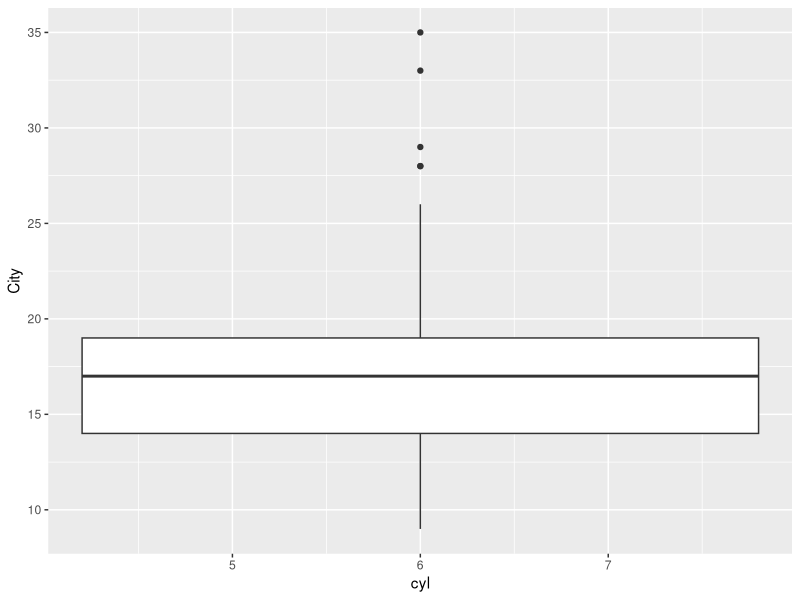
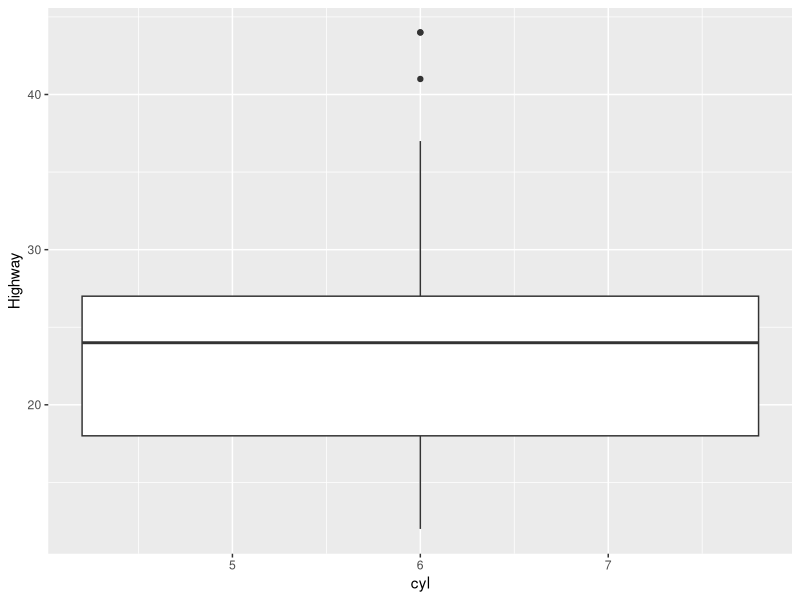

The R source for these figures, in order: (Note: this script raises an error after producing the figures.)
## ---- chunk 1

library(ggplot2)

summary(mpg)

## ---- chunk 2

xTitle<-'Number of Cylinderss'

xVar<-"cyl"
yVarH<-"Highway"
yVarC<-"City"

mpginshwy<-data.frame(mpg[,xVar],mpg$hwy)

colnames(mpginshwy) <- c(xVar, yVarH)

mpginscty<-data.frame(mpg[,xVar],mpg$cty)

colnames(mpginscty) <- c(xVar, yVarC)

plotinshwy<-ggplot(mpginshwy, aes_(x=as.name(xVar), y=as.name(yVarH),color=as.name(yVarH) ))+geom_boxplot()


plotinscty<-ggplot(mpginscty, aes_(x=as.name(xVar), y=as.name(yVarC),color=as.name(yVarC) ))+geom_boxplot()

grid.arrange(plotinshwy,plotinscty)

## ---- chunk 3

xTitle<-'Type of Transmission'

xVar<-"trans"
yVarH<-"Highway"
yVarC<-"City"

mpginshwy<-data.frame(mpg[,xVar],mpg$hwy)

colnames(mpginshwy) <- c(xVar, yVarH)

mpginscty<-data.frame(mpg[,xVar],mpg$cty)

colnames(mpginscty) <- c(xVar, yVarC)

plotinshwy<-ggplot(mpginshwy, aes_(x=as.name(xVar), y=as.name(yVarH),color=as.name(yVarH) ))+geom_boxplot()


plotinscty<-ggplot(mpginscty, aes_(x=as.name(xVar), y=as.name(yVarC),color=as.name(yVarC) ))+geom_boxplot()

grid.arrange(plotinshwy,plotinscty)

## ---- chunk 4

xTitle<-'Engine Displacement in Liters'

xVar<-"displ"
yVarH<-"Highway"
yVarC<-"City"

mpginshwy<-data.frame(mpg[,xVar],mpg$hwy)

colnames(mpginshwy) <- c(xVar, yVarH)

mpginscty<-data.frame(mpg[,xVar],mpg$cty)

colnames(mpginscty) <- c(xVar, yVarC)

plotinshwy<-ggplot(mpginshwy, aes_(x=as.name(xVar), y=as.name(yVarH),color=as.name(yVarH) ))+geom_boxplot()


plotinscty<-ggplot(mpginscty, aes_(x=as.name(xVar), y=as.name(yVarC),color=as.name(yVarC) ))+geom_boxplot()

grid.arrange(plotinshwy,plotinscty)

## ---- chunk 5

xTitle<-'Class ( Type) of car'

xVar<-"class"
yVarH<-"Highway"
yVarC<-"City"

mpginshwy<-data.frame(mpg[,xVar],mpg$hwy)

colnames(mpginshwy) <- c(xVar, yVarH)

mpginscty<-data.frame(mpg[,xVar],mpg$cty)

colnames(mpginscty) <- c(xVar, yVarC)

plotinshwy<-ggplot(mpginshwy, aes_(x=as.name(xVar), y=as.name(yVarH),color=as.name(yVarH) ))+geom_boxplot()


plotinscty<-ggplot(mpginscty, aes_(x=as.name(xVar), y=as.name(yVarC),color=as.name(yVarC) ))+geom_boxplot()

grid.arrange(plotinshwy,plotinscty)

